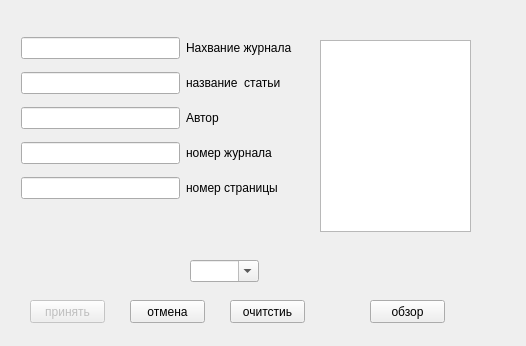
<?xml version="1.0" encoding="UTF-8"?>
<ui version="4.0">
 <class>Form</class>
 <widget class="QWidget" name="Form">
  <property name="geometry">
   <rect>
    <x>0</x>
    <y>0</y>
    <width>526</width>
    <height>346</height>
   </rect>
  </property>
  <property name="windowTitle">
   <string>Form</string>
  </property>
  <widget class="QGraphicsView" name="graphicsView">
   <property name="geometry">
    <rect>
     <x>320</x>
     <y>40</y>
     <width>151</width>
     <height>192</height>
    </rect>
   </property>
   <property name="verticalScrollBarPolicy">
    <enum>Qt::ScrollBarAlwaysOff</enum>
   </property>
   <property name="horizontalScrollBarPolicy">
    <enum>Qt::ScrollBarAlwaysOff</enum>
   </property>
  </widget>
  <widget class="QComboBox" name="comboBox">
   <property name="geometry">
    <rect>
     <x>190</x>
     <y>260</y>
     <width>69</width>
     <height>22</height>
    </rect>
   </property>
   <property name="editable">
    <bool>true</bool>
   </property>
  </widget>
  <widget class="QPushButton" name="pushButton_4">
   <property name="geometry">
    <rect>
     <x>370</x>
     <y>300</y>
     <width>75</width>
     <height>23</height>
    </rect>
   </property>
   <property name="text">
    <string>обзор</string>
   </property>
  </widget>
  <widget class="QWidget" name="layoutWidget">
   <property name="geometry">
    <rect>
     <x>21</x>
     <y>30</y>
     <width>271</width>
     <height>181</height>
    </rect>
   </property>
   <layout class="QGridLayout" name="gridLayout">
    <item row="0" column="0">
     <widget class="QLineEdit" name="lineEdit">
      <property name="inputMask">
       <string/>
      </property>
      <property name="maxLength">
       <number>32767</number>
      </property>
      <property name="frame">
       <bool>true</bool>
      </property>
     </widget>
    </item>
    <item row="0" column="1">
     <widget class="QLabel" name="label_5">
      <property name="text">
       <string>Нахвание журнала</string>
      </property>
     </widget>
    </item>
    <item row="1" column="0">
     <widget class="QLineEdit" name="lineEdit_2">
      <property name="inputMask">
       <string/>
      </property>
     </widget>
    </item>
    <item row="1" column="1">
     <widget class="QLabel" name="label">
      <property name="text">
       <string>название  статьи</string>
      </property>
     </widget>
    </item>
    <item row="2" column="0">
     <widget class="QLineEdit" name="lineEdit_3">
      <property name="inputMask">
       <string/>
      </property>
     </widget>
    </item>
    <item row="2" column="1">
     <widget class="QLabel" name="label_3">
      <property name="text">
       <string>Автор</string>
      </property>
     </widget>
    </item>
    <item row="3" column="0">
     <widget class="QLineEdit" name="lineEdit_4">
      <property name="inputMask">
       <string/>
      </property>
     </widget>
    </item>
    <item row="3" column="1">
     <widget class="QLabel" name="label_2">
      <property name="text">
       <string>номер журнала</string>
      </property>
     </widget>
    </item>
    <item row="4" column="0">
     <widget class="QLineEdit" name="lineEdit_5">
      <property name="inputMask">
       <string/>
      </property>
     </widget>
    </item>
    <item row="4" column="1">
     <widget class="QLabel" name="label_4">
      <property name="text">
       <string>номер страницы</string>
      </property>
     </widget>
    </item>
   </layout>
  </widget>
  <widget class="QPushButton" name="pushButton">
   <property name="enabled">
    <bool>false</bool>
   </property>
   <property name="geometry">
    <rect>
     <x>30</x>
     <y>300</y>
     <width>75</width>
     <height>23</height>
    </rect>
   </property>
   <property name="text">
    <string>принять</string>
   </property>
  </widget>
  <widget class="QPushButton" name="pushButton_3">
   <property name="geometry">
    <rect>
     <x>230</x>
     <y>300</y>
     <width>75</width>
     <height>23</height>
    </rect>
   </property>
   <property name="text">
    <string>очитстиь</string>
   </property>
  </widget>
  <widget class="QPushButton" name="pushButton_2">
   <property name="geometry">
    <rect>
     <x>130</x>
     <y>300</y>
     <width>75</width>
     <height>23</height>
    </rect>
   </property>
   <property name="text">
    <string>отмена</string>
   </property>
  </widget>
 </widget>
 <resources/>
 <connections/>
</ui>
